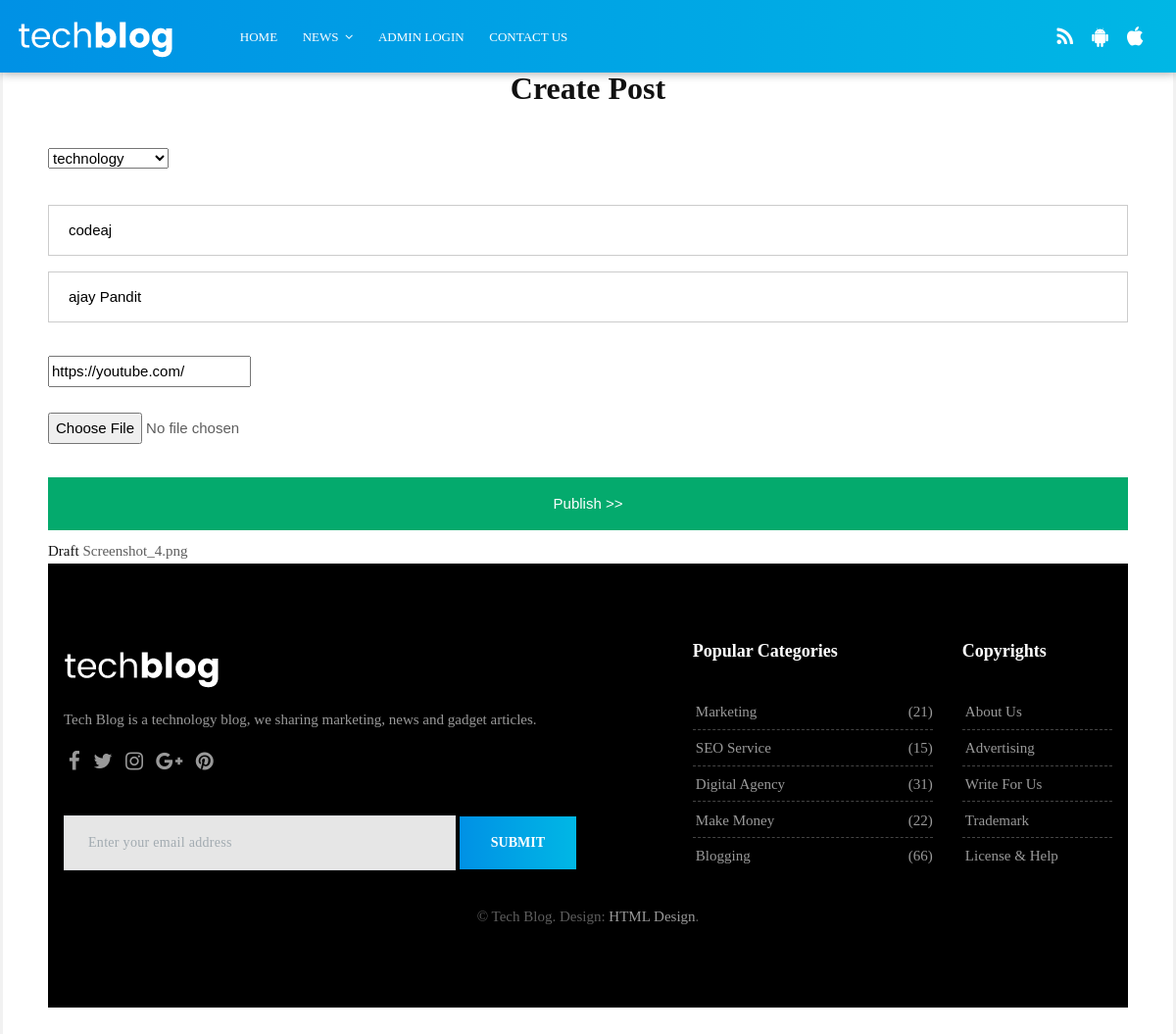
Before: /edit/3 with the older database file.
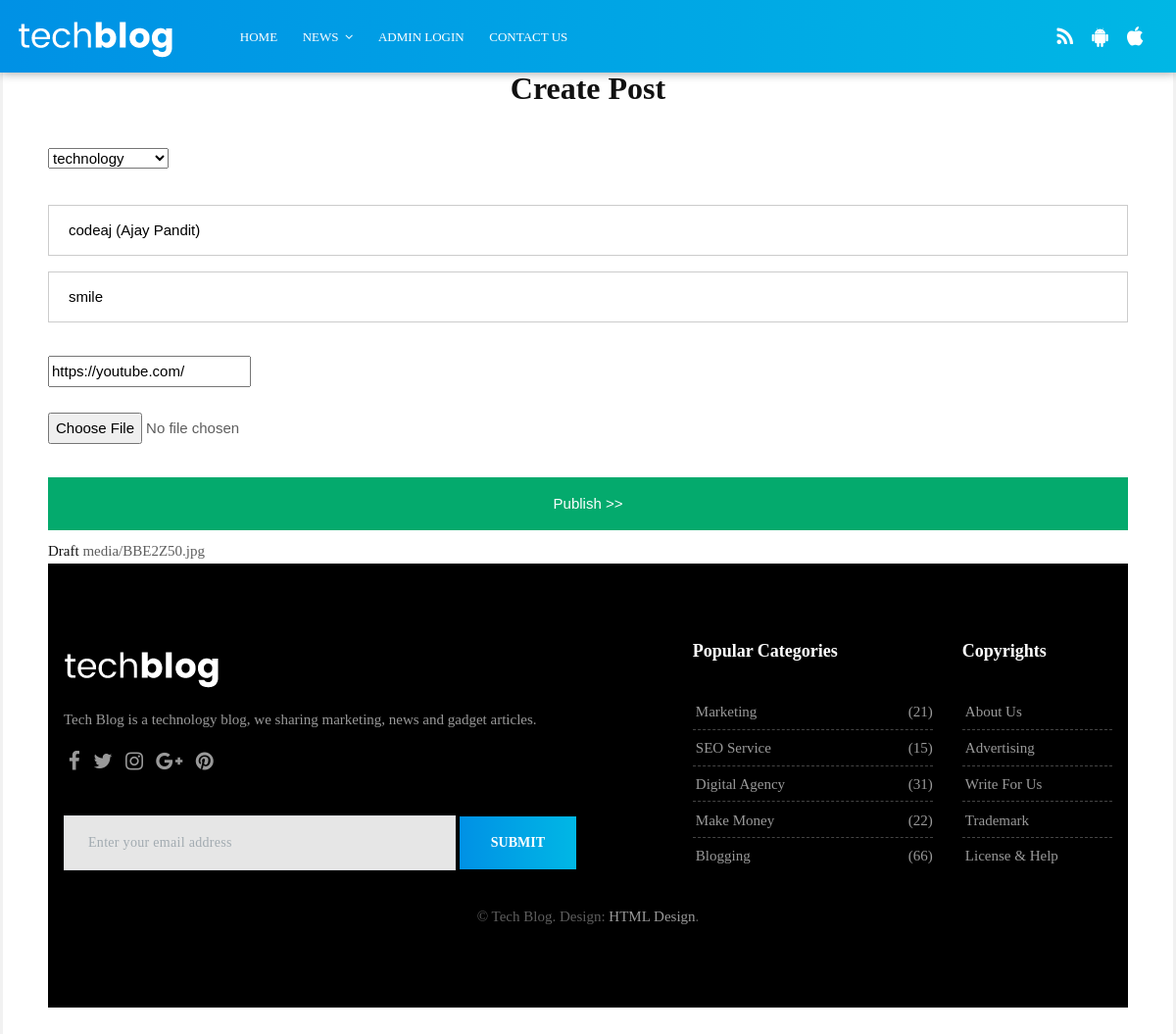
After: the same page with the newer database file.
### info/models.py (models this page shows)
class blog_table(models.Model):
    title = models.TextField()
    des = models.TextField()
    category = models.TextField()
    pub_draft = models.BooleanField()
    youtube_link = models.URLField(max_length=300,null=True)
    date = models.DateField(null=False , blank=False)
    time = models.TimeField(null=False , blank=False)
    image = models.ImageField(null=True,blank=True,upload_to='')
    subscribe = models.EmailField(max_length=250,null=True,blank=True)

### blog/views.py (the view, shortened to what this page needs)
# urls.py: path("edit/<int:id>",views.edit,name='edit'),
def edit(request,id):
    data=blog_table.objects.get(id=id)
    fil = blog_table.objects.filter(id=id)
    print(data)
    return render (request,'post.html',{'data':fil,'cat':category})

### templates/post.html (shortened to what this page needs)
{% extends 'tech-index.html' %}
{% block content %}
    <form class="form" method="post" enctype="multipart/form-data">
          <div class="imgcontainer">
            <h1>Create Post</h1>
          </div>
          <div class="container">
              <select name="category" >
                <option value="{{data.0.category}}">{{data.0.category}}</option>
            </select><br><br>
            <input type="text" placeholder="Title" value="{{data.0.title}}" name="title" required>
            <input type="text" placeholder="Decriptions" value="{{data.0.des}}" name="dec" aria-multiline="true" height="100px" required>
<br><br>
            <input type="url" value="{{data.0.youtube_link}}" placeholder="Youtube Link" name="ytub" >
<br><br>
            <input type="file" value="{{data.0.image}}" placeholder="Image" name="img" accept="image/*">
<br><br>
            <button class="login" type="submit">Publish >> </button>
              <a href="http://127.0.0.1:8000/draft/">Draft</a>
        </form>
{{data.0.image}}
{% endblock %}

Changed rows visible on the page:
changed blog_table "technology": title "codeaj" → "codeaj (Ajay Pandit)"; dec "ajay Pandit" → "smile"; image "Screenshot_4.png" → "media/BBE2Z50.jpg"
